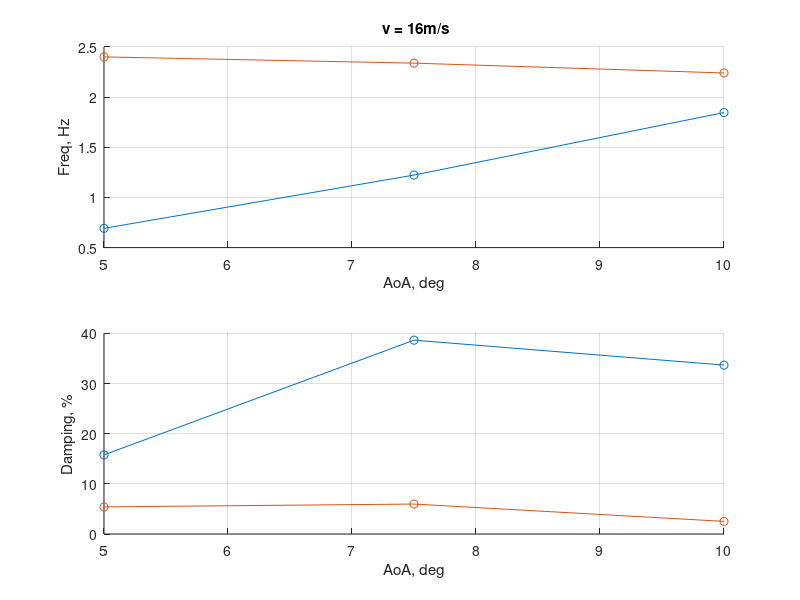
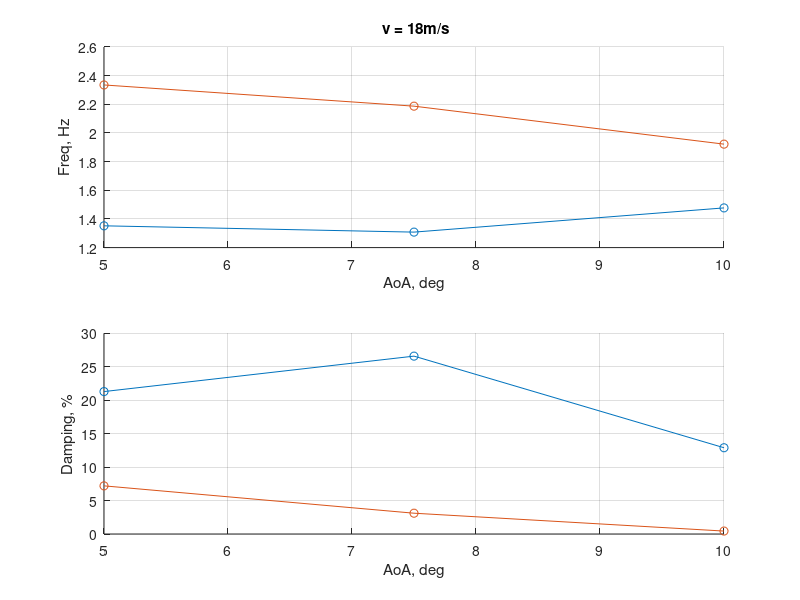

These charts were generated, in order, by the following MATLAB code:
close all;clc;fclose all;clear all;restoredefaultpath;
close all;clc;fclose all;clear all;restoredefaultpath;
%%
%5deg, 16m/s
 data5d0 = [     0.692          15.78
       2.401           5.41];
%7.5deg, 16m/s
 data7d5 = [      1.223          38.65
       2.339           5.97];
%10deg, 16m/s       
 data10d0 = [        1.846          33.68
       2.241           2.52];
% AoA
aoa = [5,7.5,10];

%%
figure
subplot(2,1,1)
hold all
plot(aoa,[data5d0(1,1),data7d5(1,1),data10d0(1,1)],'o-')
plot(aoa,[data5d0(2,1),data7d5(2,1),data10d0(2,1)],'o-')
hold off
xlabel('AoA, deg')
ylabel('Freq, Hz');
grid on
title(' v = 16m/s')

subplot(2,1,2)
hold all
plot(aoa,[data5d0(1,2),data7d5(1,2),data10d0(1,2)],'o-')
plot(aoa,[data5d0(2,2),data7d5(2,2),data10d0(2,2)],'o-')
hold off
xlabel('AoA, deg')
ylabel('Damping, %');
grid on


%%
%5deg, 18m/s
 data5d0 = [    1.352          21.30
       2.335           7.20];
%7.5deg, 18m/s
 data7d5 = [      1.308          26.60
       2.187           3.11];
%10deg, 18m/s       
 data10d0 = [ 1.477          12.90
       1.922           0.44];
% AoA
aoa = [5,7.5,10];

%%
figure
subplot(2,1,1)
hold all
plot(aoa,[data5d0(1,1),data7d5(1,1),data10d0(1,1)],'o-')
plot(aoa,[data5d0(2,1),data7d5(2,1),data10d0(2,1)],'o-')
hold off
xlabel('AoA, deg')
ylabel('Freq, Hz');
grid on
title(' v = 18m/s')

subplot(2,1,2)
hold all
plot(aoa,[data5d0(1,2),data7d5(1,2),data10d0(1,2)],'o-')
plot(aoa,[data5d0(2,2),data7d5(2,2),data10d0(2,2)],'o-')
hold off
xlabel('AoA, deg')
ylabel('Damping, %');
grid on